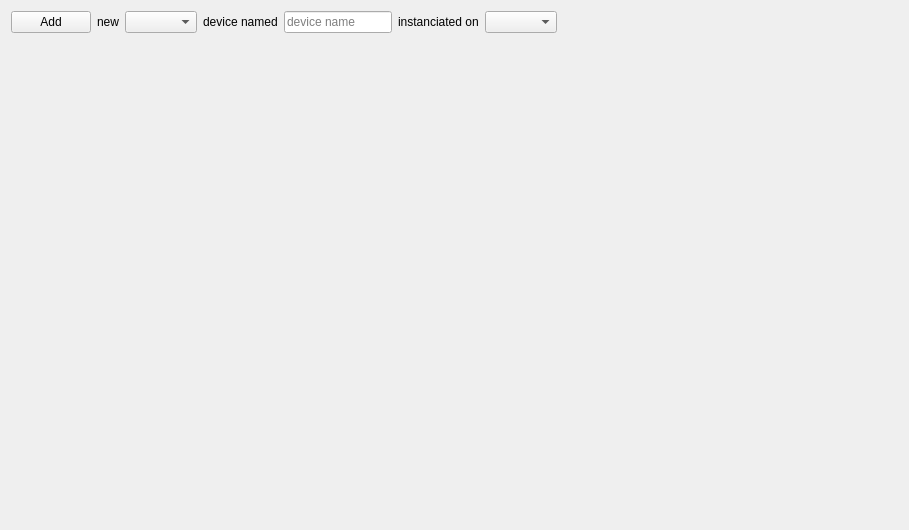
<?xml version="1.0" encoding="UTF-8"?>
<ui version="4.0">
 <class>DevicesEditor</class>
 <widget class="QWidget" name="DevicesEditor">
  <property name="geometry">
   <rect>
    <x>0</x>
    <y>0</y>
    <width>909</width>
    <height>530</height>
   </rect>
  </property>
  <property name="windowTitle">
   <string>Form</string>
  </property>
  <layout class="QVBoxLayout" name="verticalLayout_2">
   <item>
    <layout class="QVBoxLayout" name="verticalLayout">
     <item>
      <layout class="QHBoxLayout" name="horizontalLayout" stretch="0,0,0,0,0,0,0,1">
       <item>
        <widget class="QPushButton" name="add_button">
         <property name="text">
          <string>Add</string>
         </property>
        </widget>
       </item>
       <item>
        <widget class="QLabel" name="label">
         <property name="text">
          <string>new</string>
         </property>
        </widget>
       </item>
       <item>
        <widget class="QComboBox" name="device_type_combobox"/>
       </item>
       <item>
        <widget class="QLabel" name="label_2">
         <property name="text">
          <string>device named</string>
         </property>
        </widget>
       </item>
       <item>
        <widget class="QLineEdit" name="device_name_lineedit">
         <property name="placeholderText">
          <string>device name</string>
         </property>
        </widget>
       </item>
       <item>
        <widget class="QLabel" name="label_3">
         <property name="text">
          <string>instanciated on</string>
         </property>
        </widget>
       </item>
       <item>
        <widget class="QComboBox" name="remote_server_combobox"/>
       </item>
       <item>
        <spacer name="horizontalSpacer">
         <property name="orientation">
          <enum>Qt::Horizontal</enum>
         </property>
         <property name="sizeHint" stdset="0">
          <size>
           <width>40</width>
           <height>20</height>
          </size>
         </property>
        </spacer>
       </item>
      </layout>
     </item>
    </layout>
   </item>
   <item>
    <spacer name="verticalSpacer">
     <property name="orientation">
      <enum>Qt::Vertical</enum>
     </property>
     <property name="sizeHint" stdset="0">
      <size>
       <width>20</width>
       <height>40</height>
      </size>
     </property>
    </spacer>
   </item>
  </layout>
 </widget>
 <resources/>
 <connections/>
</ui>
